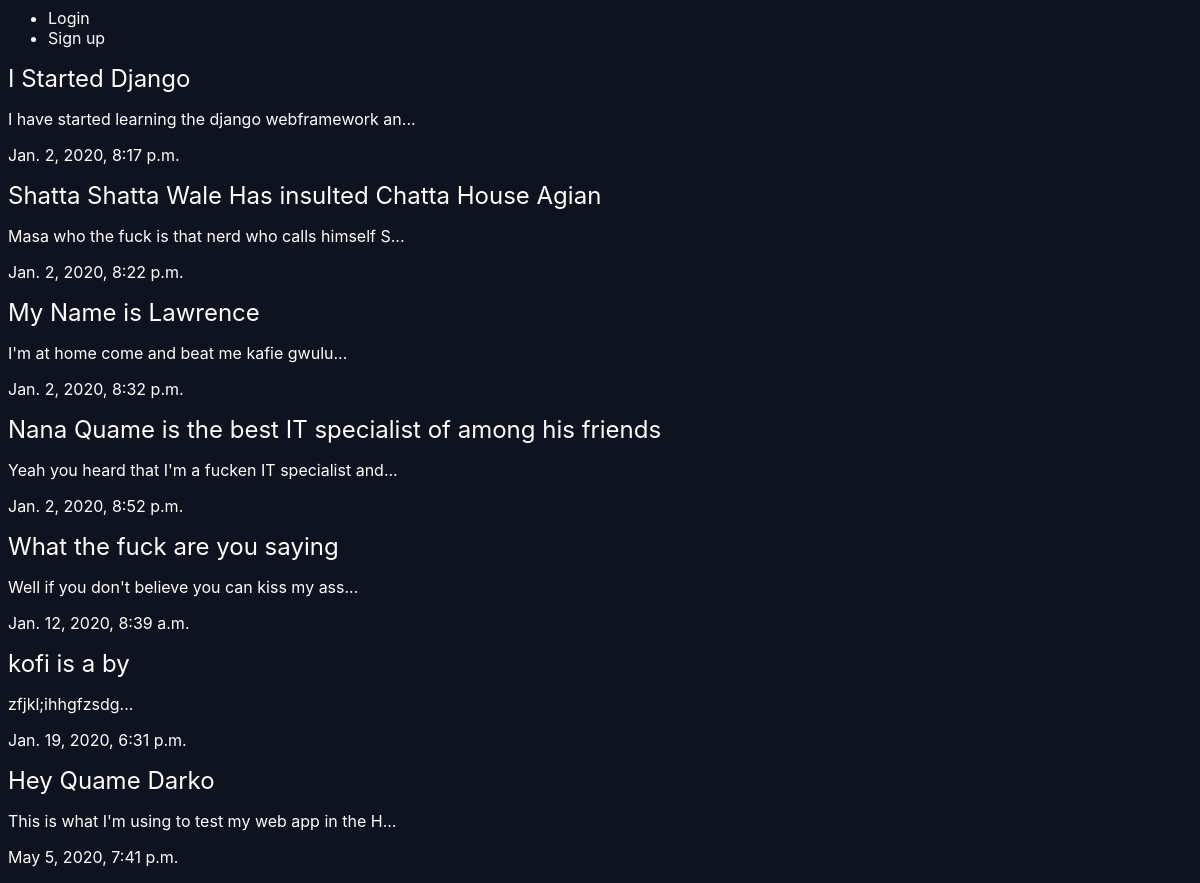
Page /blogapp/ on the committed database.
### blogapp/models.py (models this page shows, shortened)
class Article(models.Model):
    title = models.CharField(max_length = 200)
    slug = models.SlugField(unique=True)
    body = models.TextField()
    date = models.DateTimeField(auto_now_add=True)
    author = models.ForeignKey(User, default = None, on_delete=models.DO_NOTHING)
    def snippet(self):
        return self.body[:50]+'...'

### blogapp/views.py (the view)
# urls.py: path('', views.article_list, name = 'list'),
def article_list(request):
    articles = Article.objects.all().order_by('date')
    return render(request, 'blogapp/article_list.html', {'articles':articles})

### blogapp/templates/blogapp/article_list.html
{% extends 'base_layout.html' %}
{% block content %}
    <div class="articles">
        {%for article in articles%}
            <div class="article">
                <h2><a href="{% url 'blogapp:detail' slug=article.slug %}">{{article.title}}</a></h2>
                <p>{{article.snippet}}</p>
                <p>{{article.date}}</p>
            </div>
        {%endfor%}
    </div>
{% endblock %}

### templates/base_layout.html (shortened to what this page needs)
{% load static %}
<html lang="en">
<head>
    <link rel="stylesheet" href="{% static 'style.css' %}">
</head>
<body>
    <div class="wrapper">
        <nav>
            <ul>
                {% if user.is_authenticated %}
                <li>
                    <form action="{% url 'accounts:logout' %}" method="POST">
                        {% csrf_token %}
                        <input type="submit" value="Logout">
                    </form>
                </li>
                <li><a href="{% url 'blogapp:create' %}">Create Article</a></li>
                {% else %}
                    <li><a href="{% url 'accounts:login' %}">Login</a></li>
                    <li><a href="{% url 'accounts:signup' %}">Sign up</a></li>
                {% endif %}
            </ul>
        </nav>
        {% block content %}
        {% endblock %}
    </div>
</body>
</html>

### assets/style.css (style rules this page uses)
body { background-color: #0f121f; background-repeat: no-repeat; background-image: url(/static/ani.jpg); color: #fff; }
* { font-family: -apple-system, BlinkMacSystemFont, 'Segoe UI', Roboto, Oxygen, Ubuntu, Cantarell, 'Open Sans', 'Helvetica Neue', sans-serif; }
h1,h2,h3,h4,h5 { font-weight: normal; margin: 0px; }
a, a:hover, a:visited { color: #fff; text-decoration: none; }

### rows in the picture
Article: title "I Started Django", snippet "I have started learning the django webframework an...", date "Jan. 2, 2020, 8:17 p.m."
Article: title "Shatta Shatta Wale Has insulted Chatta House Agian", snippet "Masa who the fuck is that nerd who calls himself S...", date "Jan. 2, 2020, 8:22 p.m."
Article: title "My Name is Lawrence", snippet "I'm at home come and beat me kafie gwulu...", date "Jan. 2, 2020, 8:32 p.m."
Article: title "Nana Quame is the best IT specialist of among his friends", snippet "Yeah you heard that I'm a fucken IT specialist and...", date "Jan. 2, 2020, 8:52 p.m."
Article: title "What the fuck are you saying", snippet "Well if you don't believe you can kiss my ass...", date "Jan. 12, 2020, 8:39 a.m."
Article: title "kofi is a by", snippet "zfjkl;ihhgfzsdg...", date "Jan. 19, 2020, 6:31 p.m."
Article: title "Hey Quame Darko", snippet "This is what I'm using to test my web app in the H...", date "May 5, 2020, 7:41 p.m."
